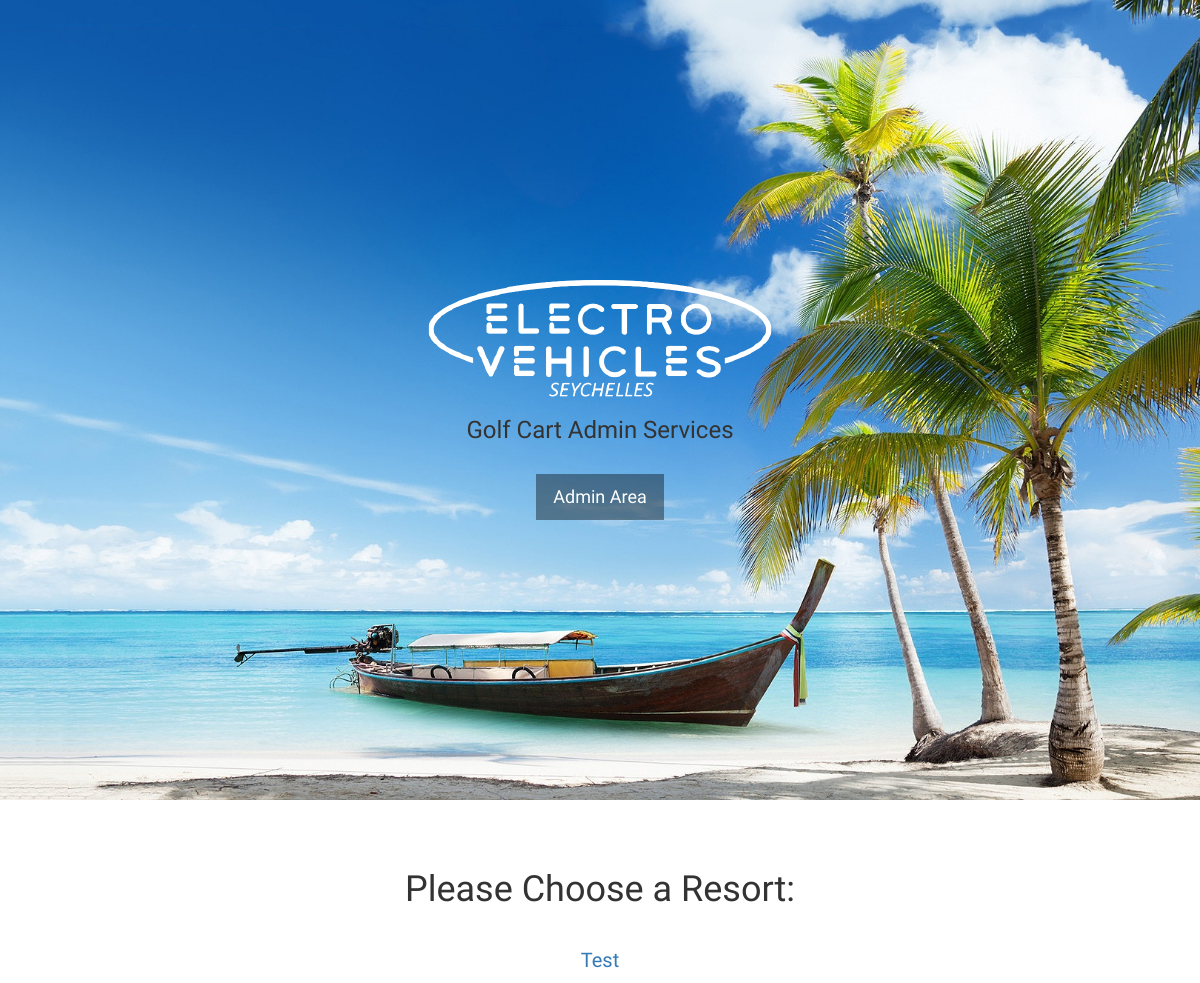
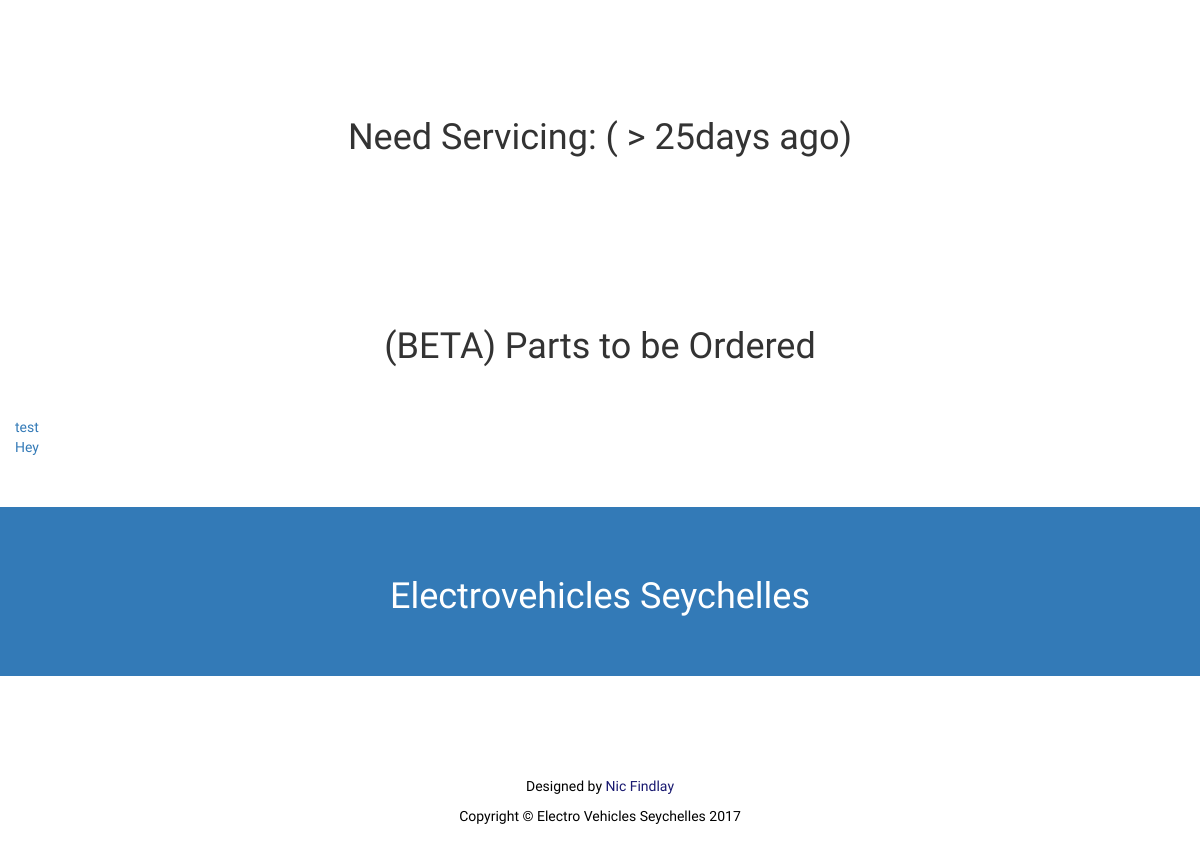
Page /home (signed in) on the committed database (2 pictures, top to bottom).
### polls/models.py (models this page shows, shortened)
class Location(models.Model):
    location_name = models.CharField(max_length=200)

class Service(models.Model):
    cart = models.ForeignKey(Cart, blank=True, default=1)
    technician = models.TextField(blank=True)
    date_in = models.DateField(blank=True, null=True)
    date_out = models.DateField(blank=True, null=True)
    battery = models.CharField(max_length=4, null=True)
    tyres = models.CharField(max_length=4, null=True)
    upholstery = models.CharField(max_length=4, null=True)
    serviced = models.BooleanField(blank=False, null=False, default=False)
    breakdown = models.BooleanField(blank=False, null=False, default=False)
    accident = models.BooleanField(blank=False, null=False, default=False)
    battery_percentage = models.IntegerField(null=True)
    problem = models.TextField(blank=True)
    repaired_replaced = models.TextField(blank=True)
    concerns = models.TextField(blank=True)
    parts_ordered = models.TextField(blank=True)

### polls/views.py (the view)
# urls.py: url(r'^home', views.home, name='home'),
@login_required(login_url='/')
def home(request):
    location_list = Location.objects.all()
    cart_list = Cart.objects.all()
    service_list = Service.objects.all()
    monthly_service = []
    today = datetime.date.today()
    month_ago = datetime.date.today() + datetime.timedelta(-25)
    overdue_service = []
    context = {'location_list': location_list,
               'cart_list' : cart_list,
               'service_list' : service_list,
               'monthly_service' : monthly_service,
               'overdue_service' : overdue_service}
    return render(request, 'polls/home.html', context)

### polls/templates/polls/home.html (shortened to what this page needs)
{% load static %}
<html lang="en">
<head>
    <link href="../../static/polls/css/bootstrap.min.css" rel="stylesheet">
    <link href="../../static/polls/css/custom.css" rel="stylesheet">
    <link href="../../static/polls/css/stylish-portfolio.css" rel="stylesheet">
    <link href="../../../../../../Downloads/startbootstrap-stylish-portfolio-gh-pages%202/font-awesome/css/font-awesome.min.css" rel="stylesheet" type="text/css">
</head>
<body>
    <header id="top" class="header">
        <div class="text-vertical-center">
            <img src={%  static '/polls/img/logo.png' %}>
            <h3>Golf Cart Admin Services</h3>
            <br>
            <a href="/admin" class="btn btn-dark btn-lg">Admin Area</a>
        </div>
    </header>
    <section id="about" class="about">
        <div class="container">
            <div class="row">
                    <h1 style="text-align: center">Please Choose a Resort:<br><br>
                    {% if location_list %}
                        {% for location in location_list %}
                           <a style="text-align: center; font-size: 20px;" href="/{{ location.id }}/">{{ location.location_name }}</a><br>
                        {% endfor %}
                    {% else %}
                        <p>Please enter data in the Admin Section</p>
                    {% endif %}
                    </h1>
            </div>
        </div>
    </section>
    <section id="about" class="about">
        <div class="container">
            <div class="row">
                    <h1 style="text-align: center">Need Servicing: ( > 25days ago)<br><br> </h1>
            </div>
        </div>
    </section>
    <section id="about" class="about">
        <div class="container">
            <div class="row">
                    <h1 style="text-align: center">(BETA) Parts to be Ordered<br><br> </h1>
                    {% for service in service_list %}
                            {% if service.parts_ordered %}
                                <a href="/{{ service.cart.cartLocation.id }}/{{ service.cart.cart_id }}/{{ service.id }}/"> {{ service.parts_ordered}} <br></a>
                            {% endif %}
                        {% endfor%}
            </div>
        </div>
    </section>
     <section id="services" class="services bg-primary">
        <div class="container">
            <div class="row text-center">
                <div class="col-lg-10 col-lg-offset-1">
                    <h1>Electrovehicles Seychelles</h1>
                </div>
            </div>
        </div>
    </section>
    <footer>
        <div class="container">
            <div class="row">
                <div class="col-sm-10 col-sm-offset-1 text-center">
                    <p class="text-muted">Designed by <a style="color: midnightblue" href="http://www.nicfindlay.com">Nic Findlay</a></p>
                    <p class="text-muted">Copyright &copy; Electro Vehicles Seychelles 2017</p>
                </div>
            </div>
        </div>
    </footer>
</body>
</html>

### polls/static/polls/css/custom.css (style rules this page uses)
.text-muted { color: #000; }

### polls/static/polls/css/stylish-portfolio.css (style rules this page uses)
html, body { width: 100%; height: 100%; }
body { font-family: "Source Sans Pro","Helvetica Neue",Helvetica,Arial,sans-serif; }
.text-vertical-center { display: table-cell; text-align: center; vertical-align: middle; }
.btn-dark { border-radius: 0; color: #fff; background-color: rgba(0,0,0,0.4); }
.header { display: table; position: relative; width: 100%; height: 100%; background: url(../img/bg.jpg) no-repeat center center scroll; -webkit-background-size: cover; -moz-background-size: cover; background-size: cover; -o-background-size: cover; }
.about { padding: 50px 0; }
.services { padding: 50px 0; }
footer { padding: 100px 0; }

### rows in the picture
Location: location_name "Test"
Service: parts_ordered "test"
Service: parts_ordered "Hey"
